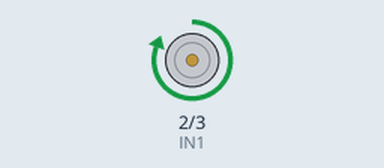
A sketch run on a simulated Arduino Nano, built with avr-gcc and run on an emulated ATmega328P. Parts: motor-driver pin pairs drawn as motors (green arrow = first pin HIGH = forward, orange = second pin HIGH = backward, longer = more drive).

Above: at 0.1 s.
Timing chart, 0 to 1.6 s (numbered marks = the images above):
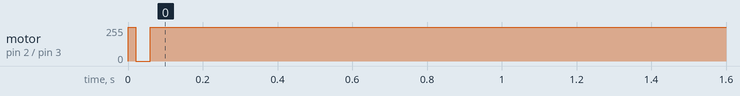

Measured:
- by itself, motor on pin 2 (IN1) / pin 3 (IN2): stopped → forward 255/255 at 0.00 s

The sketch:

h_bridge-DCMotor.ino
```cpp
//DC Motor Speed and Direction Control Using L298N H-Bridge and Rotary Encoder

#define IN1 2 //L289N IN1 Pin to Nano D2
#define IN2 3 //L289N IN2 Pin to Nano D3

void setup() {
  // put your setup code here, to run once:
  pinMode(IN1, OUTPUT);
  pinMode(IN2, OUTPUT);
  //Serial.begin(9600);
}

void loop() {
  // put your main code here, to run repeatedly:
  digitalWrite(IN1, HIGH);
  digitalWrite(IN2, LOW);
  delay(10);
  digitalWrite(IN1, LOW);
  digitalWrite(IN2, HIGH);
}
```
